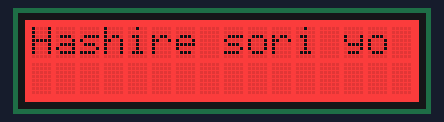
Simulated run of this sketch. Board: Arduino Uno, built with avr-gcc and run on an emulated ATmega328P. Shown: 16×2 character LCD.

Above: at 0.1 s.
At 1.0 s:
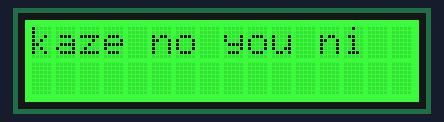
At 2.0 s:
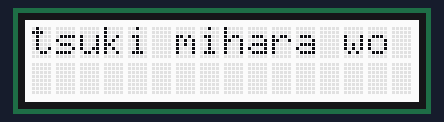
At 4.1 s:
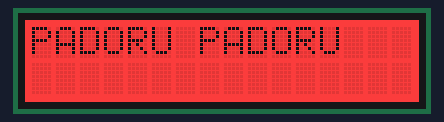

The sketch:

main.ino
```cpp
// (licence header left out)
#include <Wire.h>
#include "rgb_lcd.h"

rgb_lcd lcd;

const int colorR = 255;
const int colorG = 0;
const int colorB = 0;

void setup()
{
    // set up the LCD's number of columns and rows:
    lcd.begin(16, 2);

    lcd.setRGB(colorR, colorG, colorB);

    // Print a message to the LCD.

}

void loop()
{

    lcd.setRGB(255, 0, 0);
    lcd.setCursor(0, 0);
    lcd.print("Hashire sori yo");

    delay(900);
    lcd.clear();

    lcd.setRGB(0, 255, 0);
    lcd.setCursor(0,0);
    lcd.print("kaze no you ni");


    delay(900);
    lcd.clear();

    lcd.setRGB(255, 255, 255);
    lcd.setCursor(0, 0);
    lcd.print("tsuki mihara wo");

    delay(900);
    lcd.clear();


    lcd.setRGB(255, 0, 0);
    lcd.setCursor(0, 0);
    lcd.print("PADORU PADORU");

    delay(200);
    lcd.setRGB(255, 255, 255);
    delay(20);
    lcd.setRGB(255, 0, 0);
delay(20);
    lcd.setRGB(255, 255, 255);
    delay(20);
    lcd.setRGB(255, 0, 0);delay(300);
    lcd.setRGB(255, 255, 255);
    delay(20);
    lcd.setRGB(255, 0, 0);delay(300);
    lcd.setRGB(255, 255, 255);
    delay(20);
    lcd.setRGB(255, 0, 0);delay(300);
    lcd.setRGB(255, 255, 255);
    delay(20);
    lcd.setRGB(255, 0, 0);


 delay(900);
    lcd.clear();


}

/*********************************************************************************************************
  END FILE
*********************************************************************************************************/
```

Measured:
- by itself, everything shown: repeats every 4.9 s, in 11 steps
- what the display in image 1 shows lasts 0.9 s, from 1.0 s to 1.9 s
